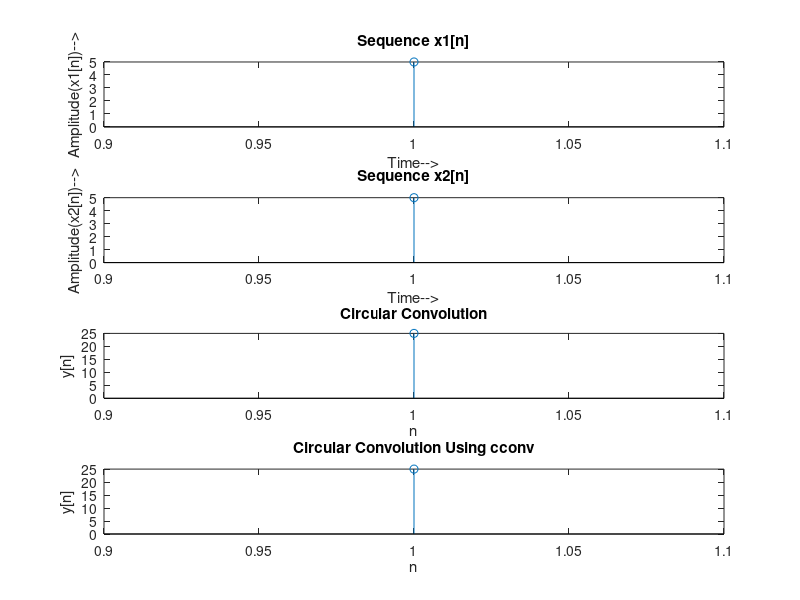

Write the MATLAB code that produced this figure.
clc
clear all;

x = input('Enter first sequence: ');
h = input('Enter second sequence: ');

% Calculate the lengths of the input sequences
N = length(x);
M = length(h);

% Calculate the circular convolution result using DFT and IDFT
L = max(N, M);
M = cconv(x,h,N)
X = fft(x, L);
H = fft(h, L);
Y = X .* H;
circular_conv = ifft(Y);

subplot(4,1,1)
stem(x)
xlabel('Time-->');
ylabel('Amplitude(x1[n])-->');
title('Sequence x1[n]');

subplot(4,1,2);
stem(h)
xlabel('Time-->');
ylabel('Amplitude(x2[n])-->');
title('Sequence x2[n]');

subplot(4,1,3);
stem(circular_conv);
title('Circular Convolution');
xlabel('n');
ylabel('y[n]');

subplot(4,1,4);
stem(M);
title('Circular Convolution Using cconv');
xlabel('n');
ylabel('y[n]');
